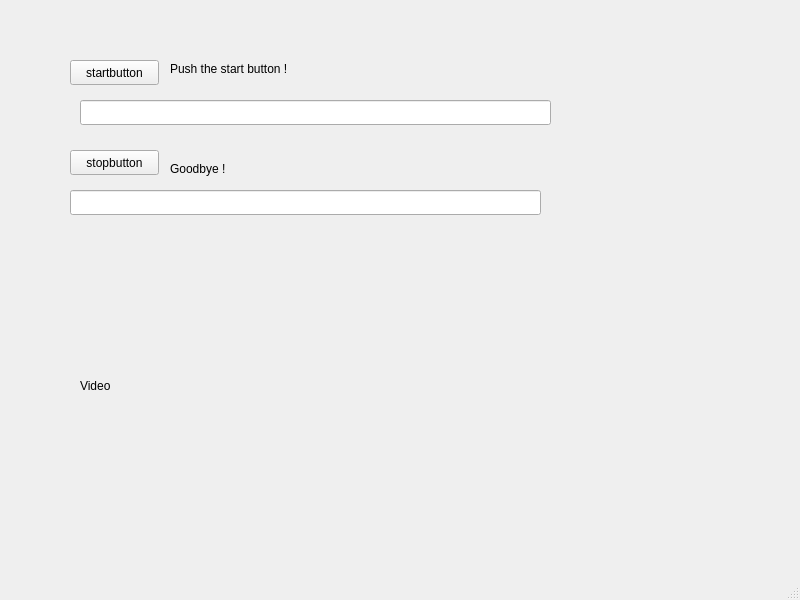
<?xml version="1.0" encoding="UTF-8"?>
<ui version="4.0">
 <class>MainWindow</class>
 <widget class="QMainWindow" name="MainWindow">
  <property name="geometry">
   <rect>
    <x>0</x>
    <y>0</y>
    <width>800</width>
    <height>600</height>
   </rect>
  </property>
  <property name="windowTitle">
   <string>MainWindow</string>
  </property>
  <widget class="QWidget" name="centralwidget">
   <widget class="QPushButton" name="startbutton">
    <property name="geometry">
     <rect>
      <x>70</x>
      <y>60</y>
      <width>89</width>
      <height>25</height>
     </rect>
    </property>
    <property name="text">
     <string>startbutton</string>
    </property>
   </widget>
   <widget class="QPushButton" name="stopbutton">
    <property name="geometry">
     <rect>
      <x>70</x>
      <y>150</y>
      <width>89</width>
      <height>25</height>
     </rect>
    </property>
    <property name="text">
     <string>stopbutton</string>
    </property>
   </widget>
   <widget class="QLabel" name="status_start_button">
    <property name="geometry">
     <rect>
      <x>170</x>
      <y>60</y>
      <width>371</width>
      <height>17</height>
     </rect>
    </property>
    <property name="text">
     <string>Push the start button !</string>
    </property>
   </widget>
   <widget class="QLabel" name="status_stop_button">
    <property name="geometry">
     <rect>
      <x>170</x>
      <y>160</y>
      <width>371</width>
      <height>17</height>
     </rect>
    </property>
    <property name="text">
     <string>Goodbye !</string>
    </property>
   </widget>
   <widget class="QLineEdit" name="input1">
    <property name="geometry">
     <rect>
      <x>80</x>
      <y>100</y>
      <width>471</width>
      <height>25</height>
     </rect>
    </property>
   </widget>
   <widget class="QLineEdit" name="input2">
    <property name="geometry">
     <rect>
      <x>70</x>
      <y>190</y>
      <width>471</width>
      <height>25</height>
     </rect>
    </property>
   </widget>
   <widget class="QLabel" name="label">
    <property name="geometry">
     <rect>
      <x>80</x>
      <y>250</y>
      <width>471</width>
      <height>271</height>
     </rect>
    </property>
    <property name="text">
     <string>Video</string>
    </property>
   </widget>
  </widget>
  <widget class="QMenuBar" name="menubar">
   <property name="geometry">
    <rect>
     <x>0</x>
     <y>0</y>
     <width>800</width>
     <height>22</height>
    </rect>
   </property>
  </widget>
  <widget class="QStatusBar" name="statusbar"/>
 </widget>
 <resources/>
 <connections/>
</ui>
